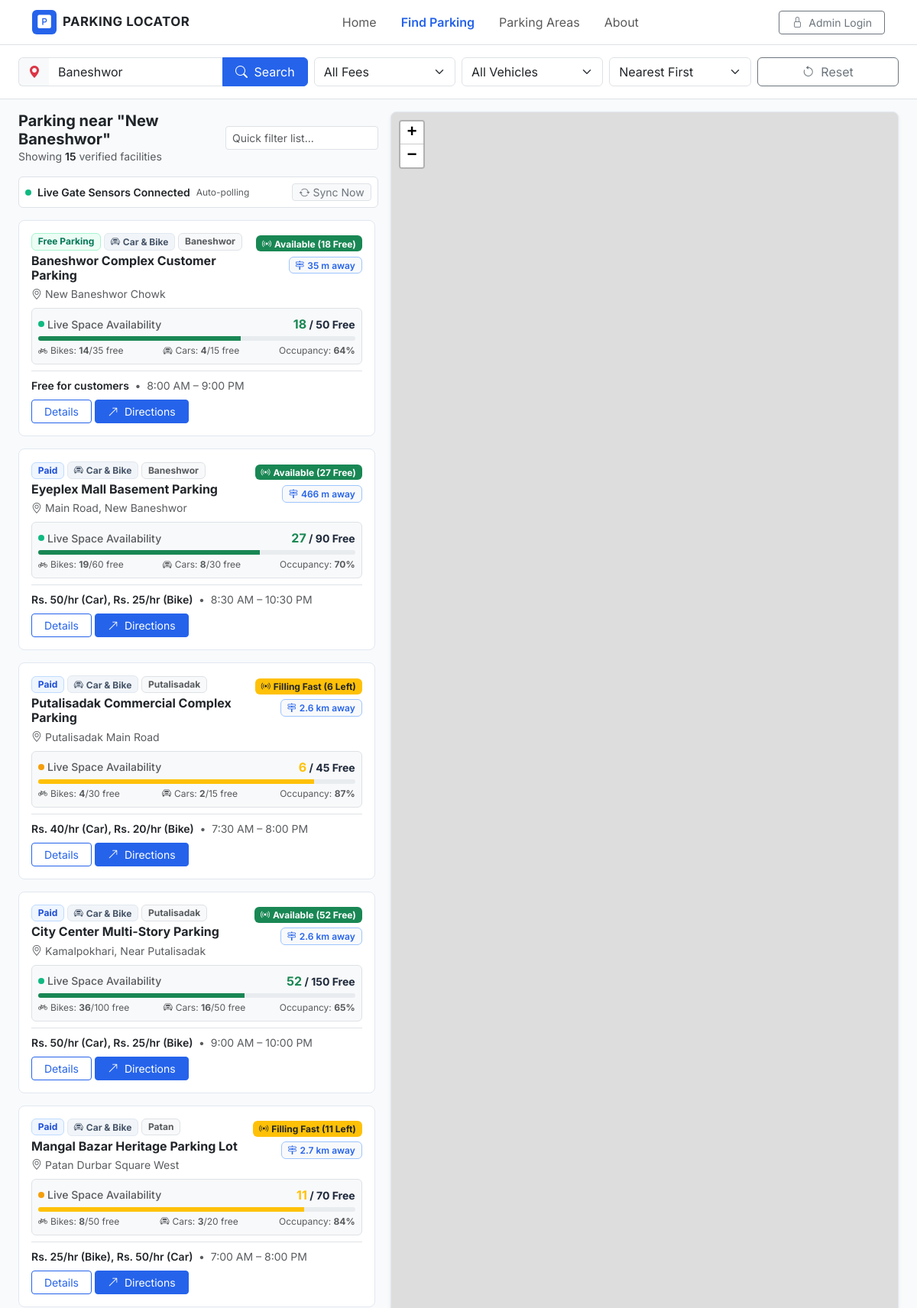
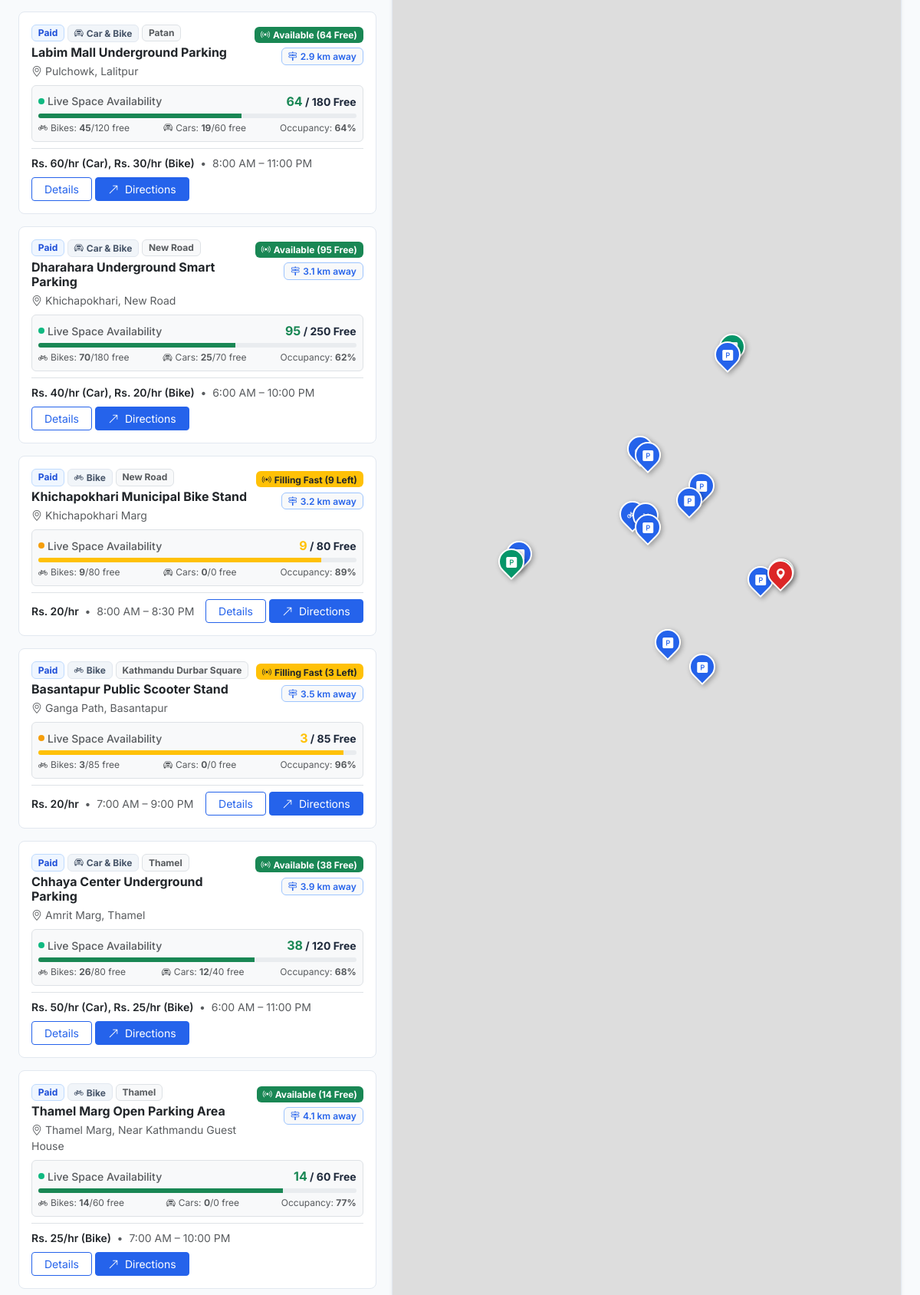
Screenshot of /find-parking.php?destination=Baneshwor (upper part) with the database file from the repository (2 pictures, top to bottom).
### tables this page shows
CREATE TABLE IF NOT EXISTS `parking_facilities` (
  `id` int(11) NOT NULL AUTO_INCREMENT,
  `name` varchar(150) NOT NULL,
  `address` varchar(255) NOT NULL,
  `area` varchar(100) NOT NULL,
  `latitude` decimal(10,8) NOT NULL,
  `longitude` decimal(11,8) NOT NULL,
  `payment_type` enum('free','paid') NOT NULL DEFAULT 'paid',
  `parking_fee` varchar(100) DEFAULT NULL,
  `vehicle_type` enum('car','motorcycle','both') NOT NULL DEFAULT 'both',
  `total_capacity` int(11) NOT NULL DEFAULT 50,
  `available_spaces` int(11) NOT NULL DEFAULT 20,
  `capacity_bike` int(11) NOT NULL DEFAULT 30,
  `available_bike` int(11) NOT NULL DEFAULT 12,
  `capacity_car` int(11) NOT NULL DEFAULT 20,
  `available_car` int(11) NOT NULL DEFAULT 8,
  `opening_time` time DEFAULT '07:00:00',
  `closing_time` time DEFAULT '21:00:00',
  `contact` varchar(50) DEFAULT NULL,
  `description` text DEFAULT NULL,
  `image` varchar(255) DEFAULT NULL,
  `status` enum('active','inactive') NOT NULL DEFAULT 'active',
  `last_verified` date NOT NULL,
  `last_spaces_update` datetime DEFAULT CURRENT_TIMESTAMP ON UPDATE CURRENT_TIMESTAMP,
  `created_at` datetime DEFAULT CURRENT_TIMESTAMP,
  `updated_at` datetime DEFAULT CURRENT_TIMESTAMP ON UPDATE CURRENT_TIMESTAMP,
  PRIMARY KEY (`id`),
  KEY `idx_area` (`area`),
  KEY `idx_payment` (`payment_type`),
  KEY `idx_status` (`status`)
);

### find-parking.php (the view, shortened to what the rows shown need)
<?php
require_once __DIR__ . '/includes/functions.php';
$destination = isset($_GET['destination']) ? sanitizeInput($_GET['destination']) : '';
$paymentFilter = isset($_GET['payment']) ? sanitizeInput($_GET['payment']) : 'all';
$vehicleFilter = isset($_GET['vehicle']) ? sanitizeInput($_GET['vehicle']) : 'all';
$sortFilter = isset($_GET['sort']) ? sanitizeInput($_GET['sort']) : 'nearest';
$areaFilter = isset($_GET['area']) ? sanitizeInput($_GET['area']) : '';
$destCoords = null;
if (!empty($destination)) {
    $destCoords = resolveDestinationCoordinates($destination);
}
$filters = [
    'payment_type' => $paymentFilter,
    'vehicle_type' => $vehicleFilter,
    'sort' => $sortFilter,
    'area' => $areaFilter
];
if ($destCoords) {
    $parkingFacilities = getNearbyParking($destCoords['latitude'], $destCoords['longitude'], $filters);
}
require_once __DIR__ . '/includes/header.php';
?>
<div class="container-fluid px-lg-4 py-3 flex-grow-1">
    <div class="row g-3">
        <div class="col-lg-5 col-xl-5 order-2 order-lg-1">
            <div class="d-flex justify-content-between align-items-center mb-3">
                <div>
                    <div class="text-muted small">
                        Showing <span id="results-count-badge" class="fw-semibold text-dark"><?php echo count($parkingFacilities); ?></span> verified facilities
                    </div>
                </div>
            </div>
            <div class="parking-results-scroll pe-lg-1" id="parking-results-container" style="max-height: calc(100vh - 230px); overflow-y: auto;">
                <div class="d-flex flex-column gap-3">
                    <?php foreach ($parkingFacilities as $facility): ?>
                        <?php
                            $liveData = formatRealtimeSpacesData($facility);
                            $jsonAttr = htmlspecialchars(json_encode([
                                'id' => (int)$facility['id'],
                                'name' => $facility['name'],
                                'address' => $facility['address'],
                                'area' => $facility['area'],
                                'latitude' => (float)$facility['latitude'],
                                'longitude' => (float)$facility['longitude'],
                                'payment_type' => $facility['payment_type'],
                                'parking_fee' => $facility['parking_fee'],
                                'vehicle_type' => $facility['vehicle_type'],
                                'distance_formatted' => $facility['distance_formatted'] ?? null,
                                'total_capacity' => $liveData['total_capacity'],
                                'available_spaces' => $liveData['available_spaces'],
                                'capacity_bike' => $liveData['capacity_bike'],
                                'available_bike' => $liveData['available_bike'],
                                'capacity_car' => $liveData['capacity_car'],
                                'available_car' => $liveData['available_car'],
                                'status_level' => $liveData['status_level'],
                                'status_text' => $liveData['status_text'],
                                'badge_class' => $liveData['badge_class'],
                                'occupancy_percent' => $liveData['occupancy_percent']
                            ]), ENT_QUOTES, 'UTF-8');
                        ?>
                        <div class="parking-card parking-card-item p-3 cursor-pointer"
                             id="parking-card-<?php echo $facility['id']; ?>"
                             data-id="<?php echo $facility['id']; ?>"
                             data-payment="<?php echo htmlspecialchars($facility['payment_type']); ?>"
                             data-vehicle="<?php echo htmlspecialchars($facility['vehicle_type']); ?>"
                             data-name="<?php echo htmlspecialchars($facility['name']); ?>"
                             data-address="<?php echo htmlspecialchars($facility['address']); ?>"
                             data-area="<?php echo htmlspecialchars($facility['area']); ?>"
                             data-json="<?php echo $jsonAttr; ?>">
                            <div class="d-flex justify-content-between align-items-start mb-2">
                                <div>
                                    <div class="d-flex flex-wrap gap-1 align-items-center mb-1">
                                        <?php if ($facility['payment_type'] === 'free'): ?>
                                            <span class="badge badge-payment-free">Free Parking</span>
                                        <?php else: ?>
                                            <span class="badge badge-payment-paid">Paid</span>
                                        <?php endif; ?>
                                        <?php if ($facility['vehicle_type'] === 'car'): ?>
                                            <span class="badge badge-vehicle"><i class="bi bi-car-front me-1"></i>Car</span>
                                        <?php elseif ($facility['vehicle_type'] === 'motorcycle'): ?>
                                            <span class="badge badge-vehicle"><i class="bi bi-bicycle me-1"></i>Bike</span>
                                        <?php else: ?>
                                            <span class="badge badge-vehicle"><i class="bi bi-car-front me-1"></i>Car &amp; Bike</span>
                                        <?php endif; ?>
                                        <span class="badge bg-light text-muted border"><?php echo htmlspecialchars($facility['area']); ?></span>
                                    </div>
                                    <h6 class="fw-bold text-dark mb-1"><?php echo htmlspecialchars($facility['name']); ?></h6>
                                    <div class="text-muted small">
                                        <i class="bi bi-geo-alt me-1"></i><?php echo htmlspecialchars($facility['address']); ?>
                                    </div>
                                </div>
                                <div class="text-end ps-2">
                                    <span class="badge <?php echo $liveData['badge_class']; ?> fs-7 live-space-badge" id="live-badge-<?php echo $facility['id']; ?>">
                                        <i class="bi bi-broadcast me-1"></i><span class="badge-text"><?php echo $liveData['status_text']; ?></span>
                                    </span>
                                    <?php if (!empty($facility['distance_formatted'])): ?>
                                        <div class="mt-1">
                                            <span class="badge bg-light text-primary border border-primary-subtle fs-7 fw-semibold">
                                                <i class="bi bi-signpost-2 me-1"></i><?php echo htmlspecialchars($facility['distance_formatted']); ?>
                                            </span>
                                        </div>
                                    <?php endif; ?>
                                </div>
                            </div>
                            <div class="p-2 my-2 rounded border bg-light live-space-box" id="live-space-box-<?php echo $facility['id']; ?>">
                                <div class="d-flex justify-content-between align-items-center small mb-1">
                                    <span class="text-muted fw-medium d-flex align-items-center gap-1">
                                        <span class="live-pulse-dot <?php echo ($liveData['status_level'] === 'full' ? 'dot-danger' : ($liveData['status_level'] === 'limited' ? 'dot-warning' : '')); ?>"></span>
                                        Live Space Availability
                                    </span>
                                    <span class="fw-bold" id="live-summary-<?php echo $facility['id']; ?>">
                                        <span class="<?php echo $liveData['text_color']; ?> fs-6"><?php echo $liveData['available_spaces']; ?></span> / <?php echo $liveData['total_capacity']; ?> Free
                                    </span>
                                </div>
                                <div class="progress" style="height: 6px;">
                                    <div class="progress-bar <?php echo ($liveData['status_level'] === 'full' ? 'bg-danger' : ($liveData['status_level'] === 'limited' ? 'bg-warning' : 'bg-success')); ?>"
                                         id="live-progress-<?php echo $facility['id']; ?>"
                                         role="progressbar"
                                         style="width: <?php echo $liveData['occupancy_percent']; ?>%;"
                                         aria-valuenow="<?php echo $liveData['occupancy_percent']; ?>" aria-valuemin="0" aria-valuemax="100">
                                    </div>
                                </div>
                                <div class="d-flex justify-content-between text-muted mt-1" style="font-size: 0.75rem;">
                                    <span><i class="bi bi-bicycle me-1"></i>Bikes: <strong id="live-bike-<?php echo $facility['id']; ?>"><?php echo $liveData['available_bike']; ?></strong>/<?php echo $liveData['capacity_bike']; ?> free</span>
                                    <span><i class="bi bi-car-front me-1"></i>Cars: <strong id="live-car-<?php echo $facility['id']; ?>"><?php echo $liveData['available_car']; ?></strong>/<?php echo $liveData['capacity_car']; ?> free</span>
                                    <span>Occupancy: <strong id="live-occupancy-<?php echo $facility['id']; ?>"><?php echo $liveData['occupancy_percent']; ?>%</strong></span>
                                </div>
                            </div>
                            <div class="d-flex flex-wrap align-items-center justify-content-between pt-2 mt-2 border-top gap-2">
                                <div class="small text-muted">
                                    <span class="fw-semibold text-dark">
                                        <?php echo !empty($facility['parking_fee']) ? htmlspecialchars($facility['parking_fee']) : ($facility['payment_type'] === 'free' ? 'Free of charge' : 'Standard rate'); ?>
                                    </span>
                                    <span class="mx-1">•</span>
                                    <span><?php echo formatTime($facility['opening_time']); ?> – <?php echo formatTime($facility['closing_time']); ?></span>
                                </div>
                                <div class="d-flex gap-1">
                                    <a href="<?php echo $baseUrl; ?>/parking-details.php?id=<?php echo $facility['id']; ?>" class="btn btn-sm btn-outline-primary px-3">
                                        Details
                                    </a>
                                    <a href="https://www.google.com/maps/dir/?api=1&destination=<?php echo $facility['latitude']; ?>,<?php echo $facility['longitude']; ?>" target="_blank" rel="noopener noreferrer" class="btn btn-sm btn-primary px-3" title="Open GPS directions in Google Maps">
                                        <i class="bi bi-arrow-up-right me-1"></i> Directions
                                    </a>
                                </div>
                            </div>
                        </div>
                    <?php endforeach; ?>
                </div>
            </div>
        </div>
    </div>
</div>
<?php
require_once __DIR__ . '/includes/footer.php';
?>

### rows the page displays
parking_facilities: capacity_bike "15", payment_type "Free Parking", vehicle_type "both" (drawn), area "Baneshwor", name "Baneshwor Complex Customer Parking", address "New Baneshwor Chowk", status_text "Available (18 Free)", distance_formatted "35 m away", available_spaces "18", total_capacity "50", available_bike "14", capacity_bike "35", available_car "4", capacity_car "15", occupancy_percent "64", parking_fee "Free for customers", opening_time "8:00 AM", closing_time "9:00 PM"
parking_facilities: payment_type "Paid", vehicle_type "both" (drawn), area "Baneshwor", name "Eyeplex Mall Basement Parking", address "Main Road, New Baneshwor", status_text "Available (27 Free)", distance_formatted "466 m away", available_spaces "27", total_capacity "90", available_bike "19", capacity_bike "60", available_car "8", capacity_car "30", occupancy_percent "70", parking_fee "Rs. 50/hr (Car), Rs. 25/hr (Bike)", opening_time "8:30 AM", closing_time "10:30 PM"
parking_facilities: payment_type "Paid", vehicle_type "both" (drawn), area "Putalisadak", name "Putalisadak Commercial Complex Parking", address "Putalisadak Main Road", status_text "Filling Fast (6 Left)", distance_formatted "2.6 km away", available_spaces "6", total_capacity "45", available_bike "4", capacity_bike "30", available_car "2", capacity_car "15", occupancy_percent "87", parking_fee "Rs. 40/hr (Car), Rs. 20/hr (Bike)", opening_time "7:30 AM", closing_time "8:00 PM"
parking_facilities: payment_type "Paid", vehicle_type "both" (drawn), area "Putalisadak", name "City Center Multi-Story Parking", address "Kamalpokhari, Near Putalisadak", status_text "Available (52 Free)", distance_formatted "2.6 km away", available_spaces "52", total_capacity "150", available_bike "36", capacity_bike "100", available_car "16", capacity_car "50", occupancy_percent "65", parking_fee "Rs. 50/hr (Car), Rs. 25/hr (Bike)", opening_time "9:00 AM", closing_time "10:00 PM"
parking_facilities: payment_type "Paid", vehicle_type "both" (drawn), area "Patan", name "Mangal Bazar Heritage Parking Lot", address "Patan Durbar Square West", status_text "Filling Fast (11 Left)", distance_formatted "2.7 km away", available_spaces "11", total_capacity "70", available_bike "8", capacity_bike "50", available_car "3", capacity_car "20", occupancy_percent "84", parking_fee "Rs. 25/hr (Bike), Rs. 50/hr (Car)", opening_time "7:00 AM", closing_time "8:00 PM"
parking_facilities: payment_type "Paid", vehicle_type "both" (drawn), area "Patan", name "Labim Mall Underground Parking", address "Pulchowk, Lalitpur", status_text "Available (64 Free)", distance_formatted "2.9 km away", available_spaces "64", total_capacity "180", available_bike "45", capacity_bike "120", available_car "19", capacity_car "60", parking_fee "Rs. 60/hr (Car), Rs. 30/hr (Bike)", opening_time "8:00 AM", closing_time "11:00 PM"
parking_facilities: payment_type "Paid", vehicle_type "both" (drawn), area "New Road", name "Dharahara Underground Smart Parking", address "Khichapokhari, New Road", status_text "Available (95 Free)", distance_formatted "3.1 km away", available_spaces "95", total_capacity "250", available_bike "70", capacity_bike "180", available_car "25", capacity_car "70", occupancy_percent "62", parking_fee "Rs. 40/hr (Car), Rs. 20/hr (Bike)", opening_time "6:00 AM", closing_time "10:00 PM"
parking_facilities: payment_type "Paid", vehicle_type "motorcycle" (drawn), area "New Road", name "Khichapokhari Municipal Bike Stand", address "Khichapokhari Marg", status_text "Filling Fast (9 Left)", distance_formatted "3.2 km away", available_spaces "9", total_capacity "80", available_bike "9", capacity_bike "80", available_car "0", capacity_car "0", occupancy_percent "89", parking_fee "Rs. 20/hr", opening_time "8:00 AM", closing_time "8:30 PM"
parking_facilities: payment_type "Paid", vehicle_type "motorcycle" (drawn), area "Kathmandu Durbar Square", name "Basantapur Public Scooter Stand", address "Ganga Path, Basantapur", status_text "Filling Fast (3 Left)", distance_formatted "3.5 km away", available_spaces "3", total_capacity "85", available_bike "3", capacity_bike "85", available_car "0", capacity_car "0", occupancy_percent "96", parking_fee "Rs. 20/hr", opening_time "7:00 AM", closing_time "9:00 PM"
parking_facilities: payment_type "Paid", vehicle_type "both" (drawn), area "Thamel", name "Chhaya Center Underground Parking", address "Amrit Marg, Thamel", status_text "Available (38 Free)", distance_formatted "3.9 km away", available_spaces "38", total_capacity "120", available_bike "26", capacity_bike "80", available_car "12", capacity_car "40", occupancy_percent "68", parking_fee "Rs. 50/hr (Car), Rs. 25/hr (Bike)", opening_time "6:00 AM", closing_time "11:00 PM"
parking_facilities: payment_type "Paid", vehicle_type "motorcycle" (drawn), area "Thamel", name "Thamel Marg Open Parking Area", address "Thamel Marg, Near Kathmandu Guest House", status_text "Available (14 Free)", distance_formatted "4.1 km away", available_spaces "14", total_capacity "60", available_bike "14", capacity_bike "60", available_car "0", capacity_car "0", occupancy_percent "77", parking_fee "Rs. 25/hr (Bike)", opening_time "7:00 AM", closing_time "10:00 PM"

### other values shown
$destCoords['name'] "New Baneshwor"
